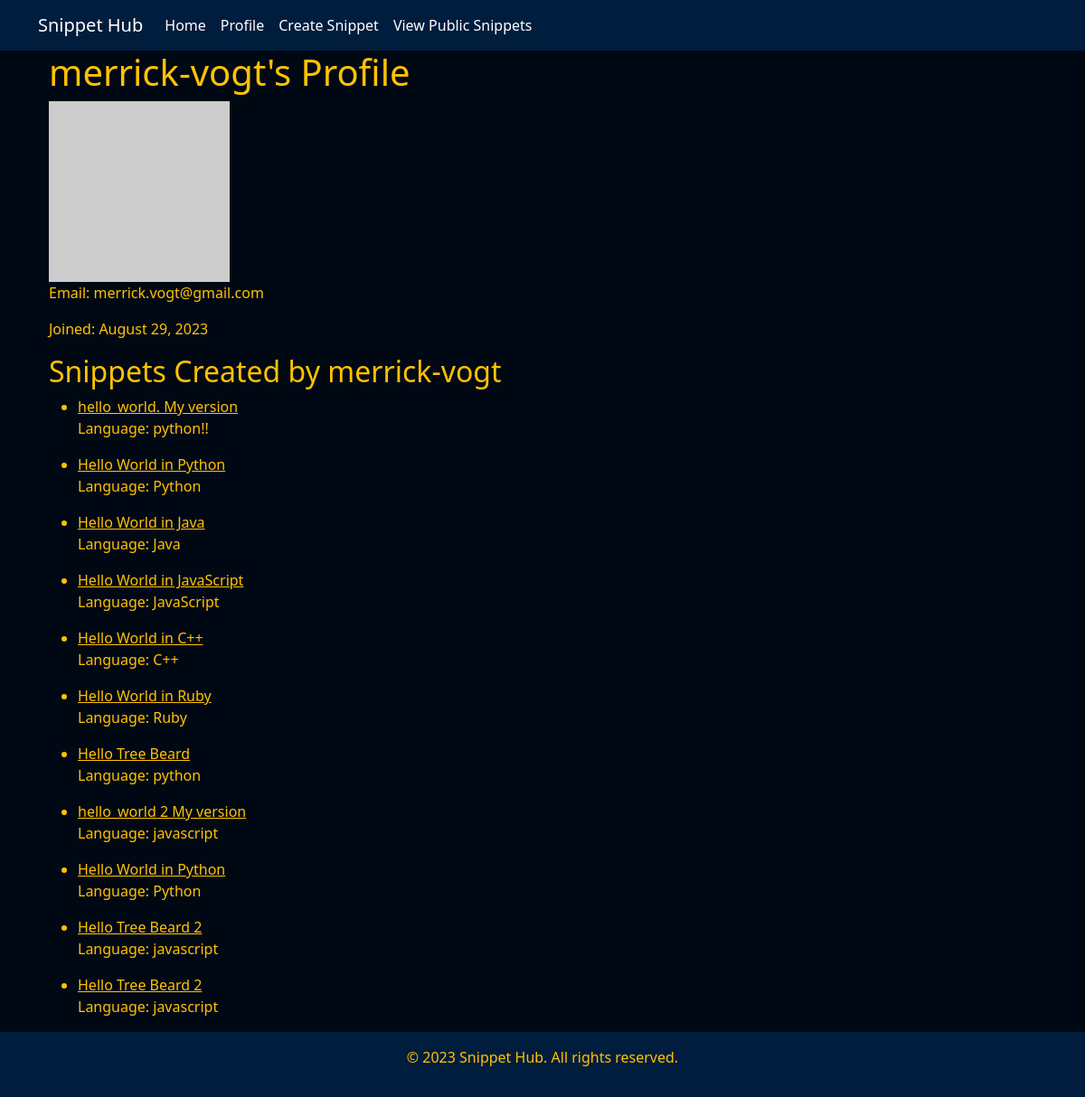
Screenshot of /user/merrick-vogt/ with the database file from the repository.
### snippets/models.py (models this page shows, shortened)
class Snippet(models.Model):
    title = models.CharField(max_length=100)
    language = models.CharField(max_length=100)
    code = models.TextField()
    description = models.TextField()
    created = models.DateTimeField(auto_now_add=True)
    modified = models.DateTimeField(auto_now=True)
    creator = models.ForeignKey('auth.User', related_name='snippets', on_delete=models.CASCADE)
    is_public = models.BooleanField(default=True)
    tags = models.ManyToManyField("Tag")
    copy_count = models.PositiveBigIntegerField(default=0)

### snippets/views.py (the view)
# urls.py: path('user/<str:username>/', views.view_user_profile, name='view_user_profile'),
def view_user_profile(request, username):
    user = User.objects.get(username=username)
    snippets = Snippet.objects.filter(creator=user)
    return render(request, 'snippets/view_user_profile.html', {'user': user, 'snippets': snippets})

### snippets/templates/snippets/view_user_profile.html
{% extends 'base.html' %}
{% block content %}
    <div class="container">
        <h1>{{ user.username }}'s Profile</h1>
        <img src="https://robohash.org/{{ user.username }}" alt="Profile Picture" style="width:200px; height:200px;">
        <p>Email: {{ user.email }}</p>
        <p>Joined: {{ user.date_joined|date:"F j, Y" }}</p>
        <h2>Snippets Created by {{ user.username }}</h2>
        <ul>
            {% for snippet in snippets %}
                <li>
                    <a href="{% url 'snippets:view_snippet' snippet.id %}">{{ snippet.title }}</a>
                    <p>Language: {{ snippet.language }}</p>
                </li>
            {% empty %}
                <p>This user has not created any snippets yet.</p>
            {% endfor %}
        </ul>
    </div>
{% endblock %}

### snippets/static/snippets/style.css (style rules this page uses)
body { background-color: #000814; color: #FFC300; }
a { color: #FFC300; }

### rows the page displays
Snippet: title "hello_world. My version", language "python!!"
Snippet: title "Hello World in Python", language "Python"
Snippet: title "Hello World in Java", language "Java"
Snippet: title "Hello World in JavaScript", language "JavaScript"
Snippet: title "Hello World in C++", language "C++"
Snippet: title "Hello World in Ruby", language "Ruby"
Snippet: title "Hello Tree Beard", language "python"
Snippet: title "hello_world 2 My version", language "javascript"
Snippet: title "Hello World in Python", language "Python"
Snippet: title "Hello Tree Beard 2", language "javascript"
Snippet: title "Hello Tree Beard 2", language "javascript"

### other values shown
{{ user.username }} "merrick-vogt"
{{ user.email }} "merrick.vogt@gmail.com"
{{ user.date_joined|date:"F j, Y" }} "August 29, 2023"
